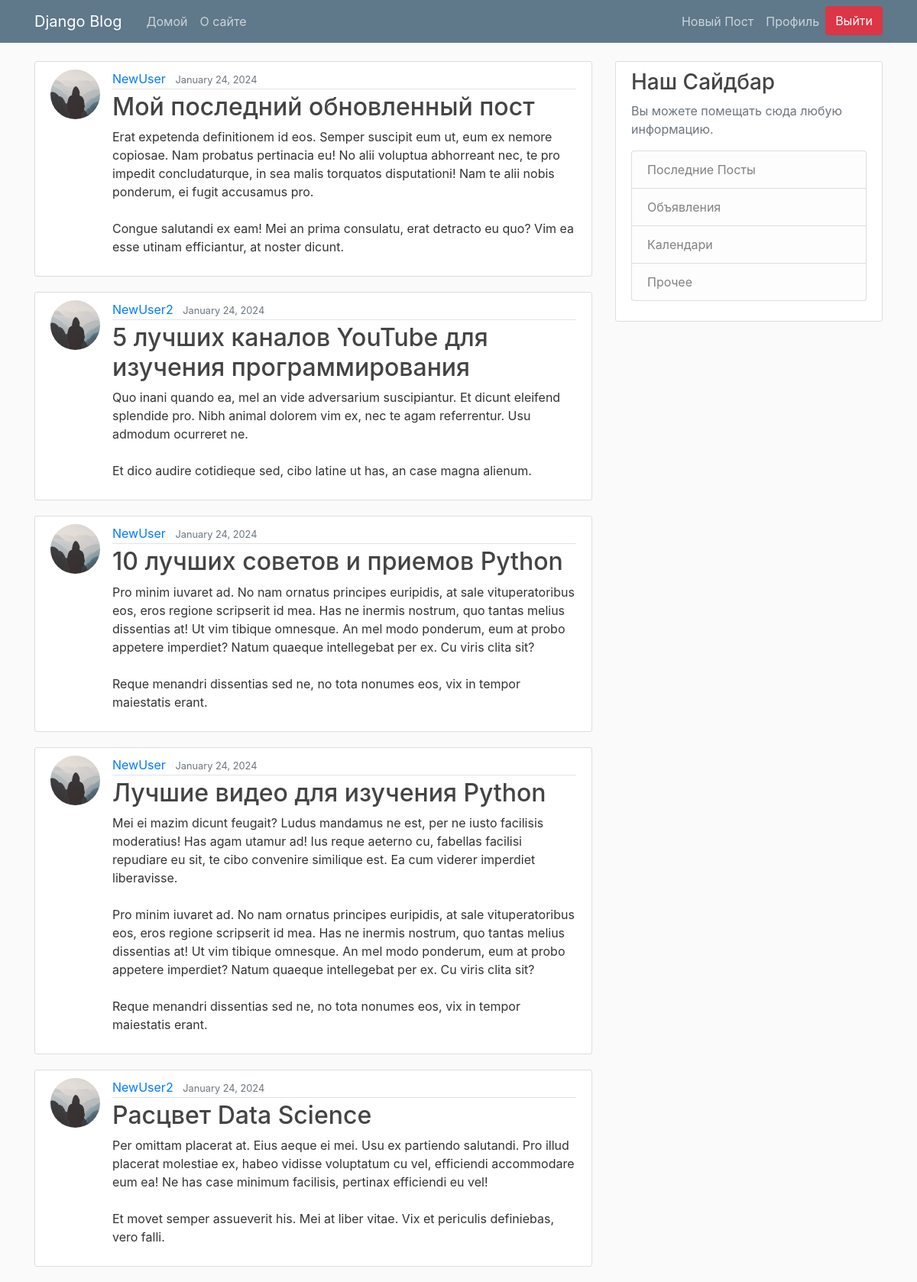
The app's page / (signed in) with its own data.
### blog/models.py (models this page shows, shortened)
class Post(models.Model):
    title = models.CharField(max_length=100)
    content = models.TextField()
    date_posted = models.DateTimeField(default=timezone.now)
    author = models.ForeignKey(User, on_delete=models.CASCADE)

### users/models.py (models this page shows, shortened)
class Profile(models.Model):
    user = models.OneToOneField(User, on_delete=models.CASCADE)
    image = models.ImageField(default='default.jpg', upload_to='profile_pics')

### blog/views.py (the view)
# urls.py: path('', PostListView.as_view(), name='blog-home'),
class PostListView(ListView):
    model = Post
    template_name = 'blog/home.html'  # <app>/<model>_<viewtype>.html
    context_object_name = 'posts'
    ordering = ['-date_posted']
    paginate_by = 5

### blog/templates/blog/home.html
{% extends "blog/base.html" %}
{% block content %}
    {% for post in posts %}
        <article class="media content-section">
          <img class="rounded-circle article-img" src="{{ post.author.profile.image.url }}">
          <div class="media-body">
            <div class="article-metadata">
              <a class="mr-2" href="#">{{ post.author }}</a>
              <small class="text-muted">{{ post.date_posted|date:"F d, Y" }}</small>
            </div>
            <h2><a class="article-title" href="{% url 'post-detail' post.id %}">{{ post.title }}</a></h2>
            <p class="article-content">{{ post.content }}</p>
          </div>
        </article>
    {% endfor %}
{% endblock content %}

### blog/static/blog/main.css (style rules this page uses)
body { background: #fafafa; color: #333333; margin-top: 5rem; }
h1, h2, h3, h4, h5, h6 { color: #444444; }
.content-section { background: #ffffff; padding: 10px 20px; border: 1px solid #dddddd; border-radius: 3px; margin-bottom: 20px; }
.article-title { color: #444444; }
.article-content { white-space: pre-line; }
.article-img { height: 65px; width: 65px; margin-right: 16px; }
.article-metadata { padding-bottom: 1px; margin-bottom: 4px; border-bottom: 1px solid #e3e3e3 }

### records on screen
Post: author.profile.image (placeholder picture), author "NewUser", date_posted "January 24, 2024", title "Мой последний обновленный пост", content "Erat expetenda definitionem id eos. Semper suscipit eum ut, eum ex nemore copiosae. Nam probatus pertinacia eu! No alii voluptua abhorreant nec, te pro impedit concludaturque, in sea malis torquatos disputationi! Nam te alii nobis ponderum, ei fugit accusamus pro. Congue salutandi ex eam! Mei an prima consulatu, erat detracto eu quo? Vim ea esse utinam efficiantur, at noster dicunt."
Post: author.profile.image (placeholder picture), author "NewUser2", date_posted "January 24, 2024", title "5 лучших каналов YouTube для изучения программирования", content "Quo inani quando ea, mel an vide adversarium suscipiantur. Et dicunt eleifend splendide pro. Nibh animal dolorem vim ex, nec te agam referrentur. Usu admodum ocurreret ne. Et dico audire cotidieque sed, cibo latine ut has, an case magna alienum."
Post: author.profile.image (placeholder picture), author "NewUser", date_posted "January 24, 2024", title "10 лучших советов и приемов Python", content "Pro minim iuvaret ad. No nam ornatus principes euripidis, at sale vituperatoribus eos, eros regione scripserit id mea. Has ne inermis nostrum, quo tantas melius dissentias at! Ut vim tibique omnesque. An mel modo ponderum, eum at probo appetere imperdiet? Natum quaeque intellegebat per ex. Cu viris clita sit? Reque menandri dissentias sed ne, no tota nonumes eos, vix in tempor maiestatis erant."
Post: author.profile.image (placeholder picture), author "NewUser", date_posted "January 24, 2024", title "Лучшие видео для изучения Python", content "Mei ei mazim dicunt feugait? Ludus mandamus ne est, per ne iusto facilisis moderatius! Has agam utamur ad! Ius reque aeterno cu, fabellas facilisi repudiare eu sit, te cibo convenire similique est. Ea cum viderer imperdiet liberavisse. Pro minim iuvaret ad. No nam ornatus principes euripidis, at sale vituperatoribus eos, eros regione scripserit id mea. Has ne inermis nostrum, quo tantas melius dissentias at! Ut vim tibique omnesque. An mel modo ponderum, eum at probo appetere imperdiet? Natum quaeque intellegebat per ex. Cu viris clita sit? Reque menandri dissentias sed ne, no tota nonumes eos, vix in tempor maiestatis erant."
Post: author.profile.image (placeholder picture), author "NewUser2", date_posted "January 24, 2024", title "Расцвет Data Science", content "Per omittam placerat at. Eius aeque ei mei. Usu ex partiendo salutandi. Pro illud placerat molestiae ex, habeo vidisse voluptatum cu vel, efficiendi accommodare eum ea! Ne has case minimum facilisis, pertinax efficiendi eu vel! Et movet semper assueverit his. Mei at liber vitae. Vix et periculis definiebas, vero falli."
